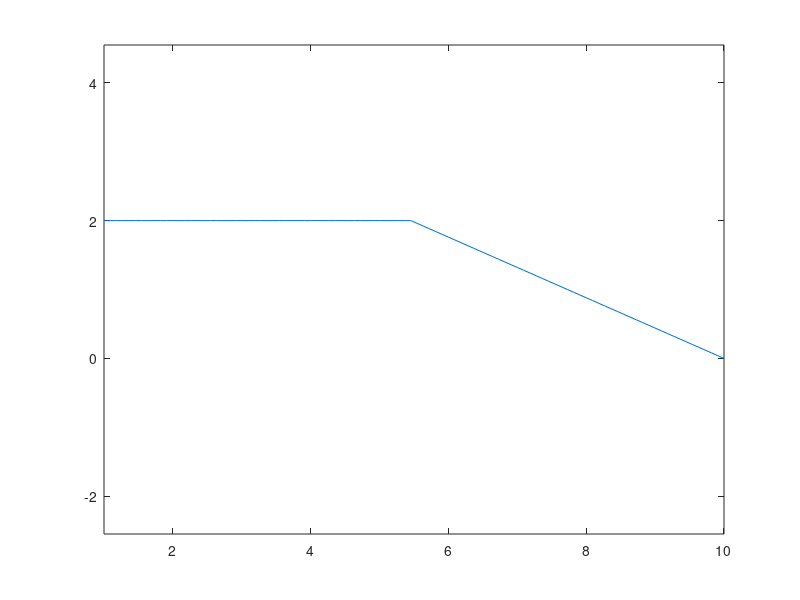

Write the MATLAB code that produced this figure. (Note: this script raises an error after producing the figure.)
clc;
close all;
clear all;
itr = 100;
body1 = linspace(2-(2/(itr/2)),0,(itr/2));
body1 = [ones(1,(itr/2))*2,body1];
hor = linspace(1,10,itr);
plot(hor,body1)
axis equal

hold on;
r=1;
ang=0:0.01:2*pi; 
xp=r*cos(ang);
yp=r*sin(ang);
x = 4.5;
y = 2;
[xout, yout] =intersections(hor,body1,x+xp,y+yp,1);
h2 = plot(x+xp,y+yp);
h3 = plot([x x],[1 2]);
h4 = plot(xout,yout,'r.','markersize',18);
for j=1:5   
x = 4.5;
y = 2;
for i=1:itr
delete(h2);
delete(h3);
delete(h4);
x=x+(1/itr);
[xout, yout] =intersections(hor,body1,x+xp,y+yp,1)
h2 = plot(x+xp,y+yp);
h3 = plot([x x],[1 2]);
h4 = plot(xout,yout,'r.','markersize',18);
%viscircles([x y], r,'Color','b');
pause(0.02);
end
disp('Backward Pass');
for i=itr:-1:1
delete(h2);
delete(h3);
delete(h4);
x=x-(1/itr);
[xout, yout] =intersections(hor,body1,x+xp,y+yp,1);
h2 = plot(x+xp,y+yp);
h3 = plot([x x],[1 2]);
h4 = plot(xout,yout,'r.','markersize',18);
%viscircles([x y], r,'Color','b');
pause(0.02);
end
end
